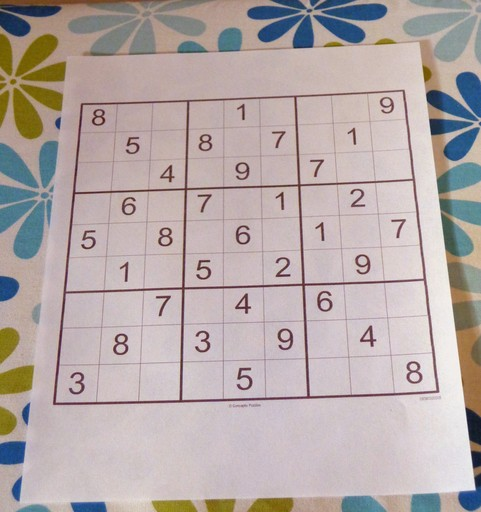
#> input picture OPENCV_3/Görüntü_gradyanlarını,kenarlarıı_bulma/1.jpeg, 481 x 512 px
$ python kenar_bulma_islemleri.py   (older library calls are emulated)
#> lines starting #> are read from the running program, lines starting #| are printed output that depends on the picture
"""
kenar algılama: bir resimdeki nesnelerin sınırlarını bulmak için kullanılan bir teknikir.
ve çıktı olarak bize içinin 0 ve 1'lerden oluşan binarry bir resim verir.
genellikle bu kenarları belirtmek için siyah bir arka plan kullanırız.
ön planları da beyaz olur. kenar çizgileri beyaz olarak gözükür.
burada kenar algılamak için yüsek geçiren filtre kulanılır.
mesela piksel değerleri soldan sağa doğru 10-20-15-25 gidiyor ya
bir anda 150-200 geçtiği anda orda sert bir geçiş varya o sert geçişin olduğu yer kenardır diye düşünebiliriz.
yüksek geçiş filtresi: yüksek frekanslı içeriğin geçmesine ve düşük frekanslı içeriğin blok olmasına silinmesini sağlıyor.
kenarları yüksek frekanslı içeriklerdir.
kenar tespitinde bu kenarları korumak ve diğer her şeyi atmak, çıkarmak, silmek isiyoruz.
bu nedenle yüksek geçişli filtre kullanıyoruz. onun için de bir kernel oluşturucaz.
ilk başta sobel dediğimiz filtreyi görücez.
"""

import cv2
import numpy as np
import matplotlib.pyplot as plt

img = cv2.imread("1.jpeg", 0)
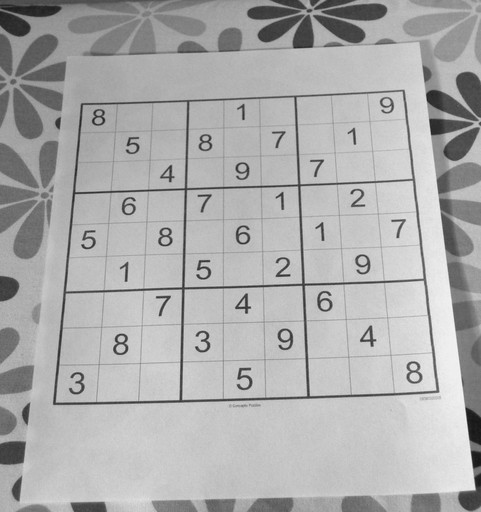
#> img: shape (512, 481); min 22, max 247, mean 172.9
"""
 sobel operatörleri ortak bir gaussian filtresi kullanır ve farklılaştırma işlemi alır.
 bu nedenle gürültüye karşı daha dayanıklıdır.
 bir türev alma işlemi yapar. türev alırken de dikey ve yatay olarak türünü belirtebiliyoruz.
 kullanacağı kernel sayesinde matrix'in boyutlarını da biz belirtebiliyoruz.
"""
sobelX = cv2.Sobel(img, -1, 1, 0, ksize = 5)  # ksize'leri(matrix) tek sayı olarak giriyoruz.
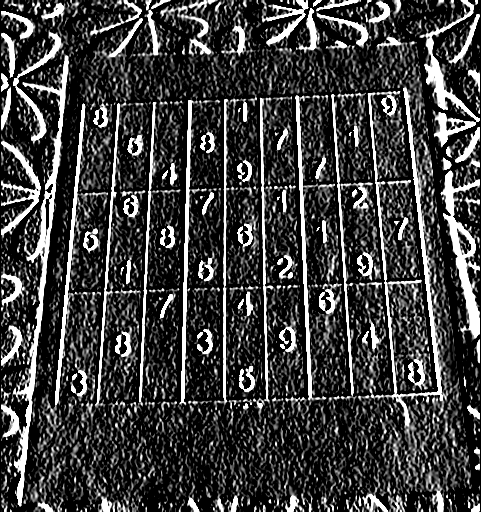
#> sobelX: shape (512, 481); min 0, max 255, mean 62.3
# sobelX1 = cv2.Sobel(img, -1, 1, 0, ksize = -1) # ksize'yi -1 yaparsak
sobelY = cv2.Sobel(img, -1, 0, 1, ksize = 5)
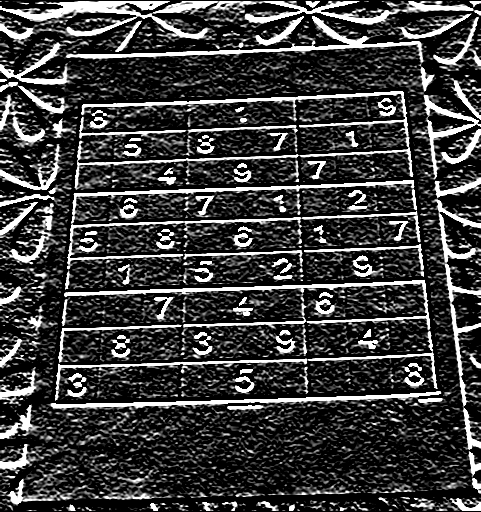
#> sobelY: shape (512, 481); min 0, max 255, mean 60.8
# 2. parametre derinlik,
# 3. parametre: dx; x'teki kenarları bulmak için 1
# 4. parametre: dy; y'deki kenarları bulmak için 1
# 5. parametre 5x5'lik bir kernelsize ve tek sayı olarak giriyoruz.
# sobel = cv2.Sobel(img, -1, 1, 1, ksize = 5) # x ve y de ortak olarak kenar algılama olucak.

"""
neden derinliğe -1 verdik?
matrix'in sonucu pozitif çıkmayabilir. yani burda bir türev alma işlemi uygulanıyor ve
türevde aşağı doğru bakanlar pozitif, yukarı doğru bakanlar negatif sonuç değer veriyor.
fakat biz burda kullanırken pozitifleri almış oluyoruz.
dolayısıyla biz burda aslında aşağı bakan kısmı görmemiş oluyoruz.
bunu görmek istersek:
derinlik olarak -1 yazdığımız zaman orjinalindeki derinliği neyse poziif int sayılar neyse ona dönüştürüp elde ettiriyor.
orjinal görüntüm pozitif int sayılar olmasaydı derinliğe cv2.CV_8U yazdığım zaman yine aynı şekilde pozitif int sayıları elde edicem.
sobelX2 = cv2.Sobel(img, cv2.CV_8U, 1, 0, ksize = 5)
bunu yağtığımız zaman eğimi eksi olanları göremiyoruz onun yerine cv2.CV_64F kullanırsam eksi pikselleri de görürüz.
bunu kullandığımız zaman eğimi farklı olan pikselleri de bulduk.
bunun mutlak değerini alıcam, eksilerden kurtulucam.
mutlak değerini aldıktan sonra da bu değerler 255 üstünde ya yine pozitif int sayılar olsun 8 bitlik diye belirledik.
"""
sobelX2 = cv2.Sobel(img, cv2.CV_64F, 1, 0, ksize = 5)
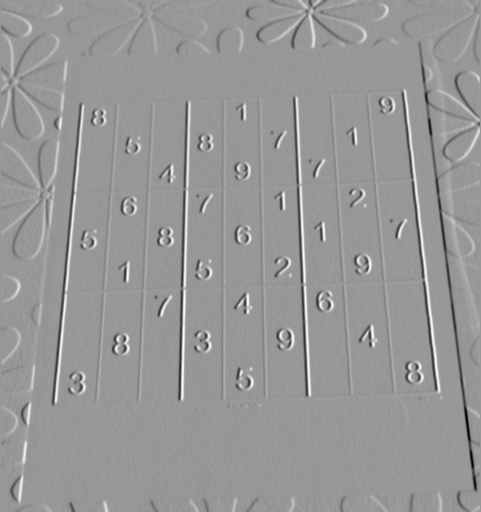
#> sobelX2: shape (512, 481) float64; min -9720, max 6650, mean 1.6; drawn with min black and max white
sobelX2 = np.absolute(sobelX2)
sobelX2 = np.uint8(sobelX2)
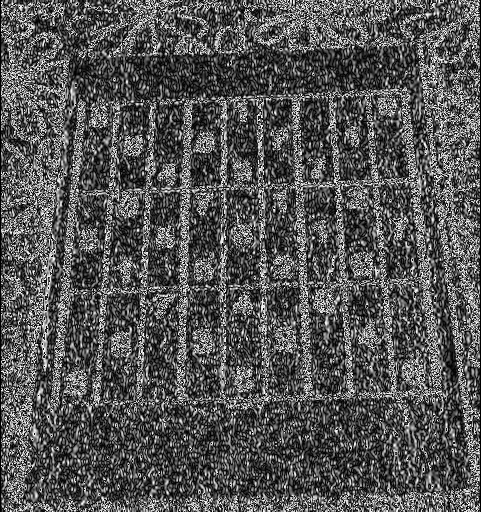
#> sobelX2: shape (512, 481); min 0, max 255, mean 84.6

"""
laplacian türev alırken sobel filtresini kullanarak türev alma işlemi yapıyor ona göre kenar belirliyor.
"""
laplacian = cv2.Laplacian(img, -1)
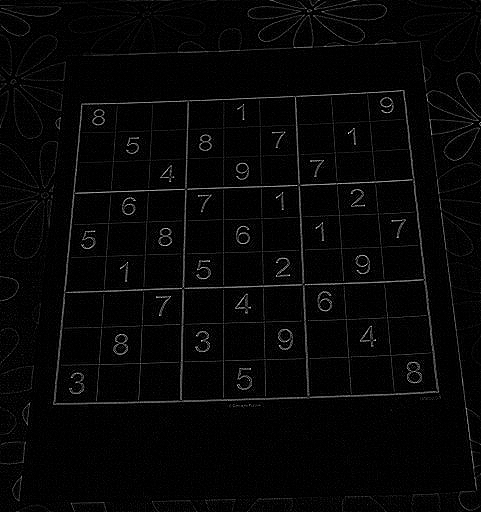
#> laplacian: shape (512, 481); min 0, max 254, mean 6.4
# burda ayarlamaları kendimiz yapamıyoruz ama güzel sonuç verdi.
# ksize de ekleyebiliriz.


"""
canny: 4 tane aşamadan oluşuyor. 1. aşama olarak: 5x5'lik bir gaussian filtre uyguluyor.
gürültüleri gideriyor. daha sonra görüntünün yoğunluk grandyantını buluyor. yani düzleştiren görüntü
daha sonra yatay yönde ve dikey yönde 1. türevi elde etmek için bir sobel çekirdeğiyle filtreleniyor.
bu filtreleme işleminden sonra 3. aşamaya geçiliyor: max olmayanı sıfırlama yöntemi kullanıyor.
yani bu grandyant belirlenen görüntü de kenar oluşturabilmek için oluşturulmasını istenmeyen pikselleri kaldırmak için tam bir görüntü taraması yapılıyor.
bunun için her pikselin eğim yönünde yerel bir max olup olmadığına bakıyor.
kenar olması muhtemel her yerleri alıyor onun dışındakileri de siliyor.
daha sonra 4. aşamaya geçiyor: histerezis eğrisi denilen bir yöntem kullanılıyor.
hangi kenarların gerçekten kenar olup olmadığına karar veriliyor. bunun için min ve max değerleri biz kendimiz veriyoruz.
max değerden yüksek grandyat yoğunluğa sahip olan tüm kenarlar kesinlikle kenar sonucu çıkıyor.
min değerin altındaki kenarlar ise kesinlikle kenar değildir.
bu iki eşik arasında kalanlar bağlantılara göre kenar olup olmadığı belirleniyor.
bütün bu 4 aşamayı tek satırla yapıyoruz.
"""
canny = cv2.Canny(img, 200, 210)
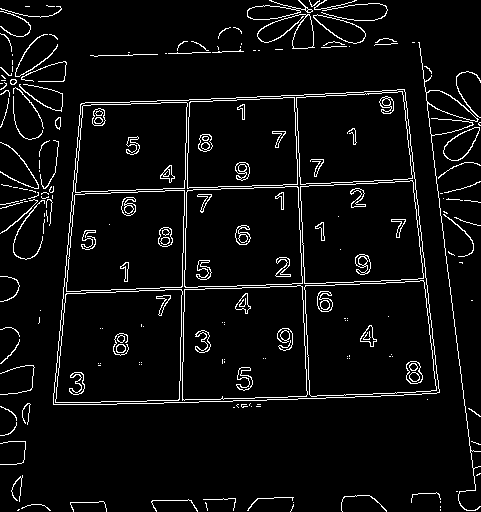
#> canny: shape (512, 481); 5.4% white in thin lines or dots
# 2. parametre min değer
# 3. parametre max değer
# 200'ün altındaki hiçbir şeyi alma, 210'ün üsndeki her şeyi kenar olarak algıla
# bu ikisinin arasında kalan 10 tane değer eğer üsttteki kenara bağlanıyorsa
# 210'nun üstündeki grandayanta olan kısma da bağlanıyorsa kenar olarak algılamaya devam et demiş oluyoruz.

plt.subplot(2, 3, 1), plt.imshow(img, "gray"), plt.title("original")
plt.subplot(2, 3, 2), plt.imshow(sobelX, "gray"), plt.title("sobelX")
plt.subplot(2, 3, 3), plt.imshow(sobelY, "gray"), plt.title("sobelY")
# plt.subplot(2, 3, 4), plt.imshow(sobel, "gray"), plt.title("sobel")
plt.subplot(2, 3, 4), plt.imshow(sobelX2, "gray"), plt.title("sobelX2")  # daha fazla kenar algılamış oldu.
# plt.subplot(2, 3, 6), plt.imshow(sobelX1, "gray"), plt.title("sobelX1")
plt.subplot(2, 3, 5), plt.imshow(laplacian, "gray"), plt.title("laplacian")
plt.subplot(2, 3, 6), plt.imshow(canny, "gray"), plt.title("canny")  #

plt.show()
